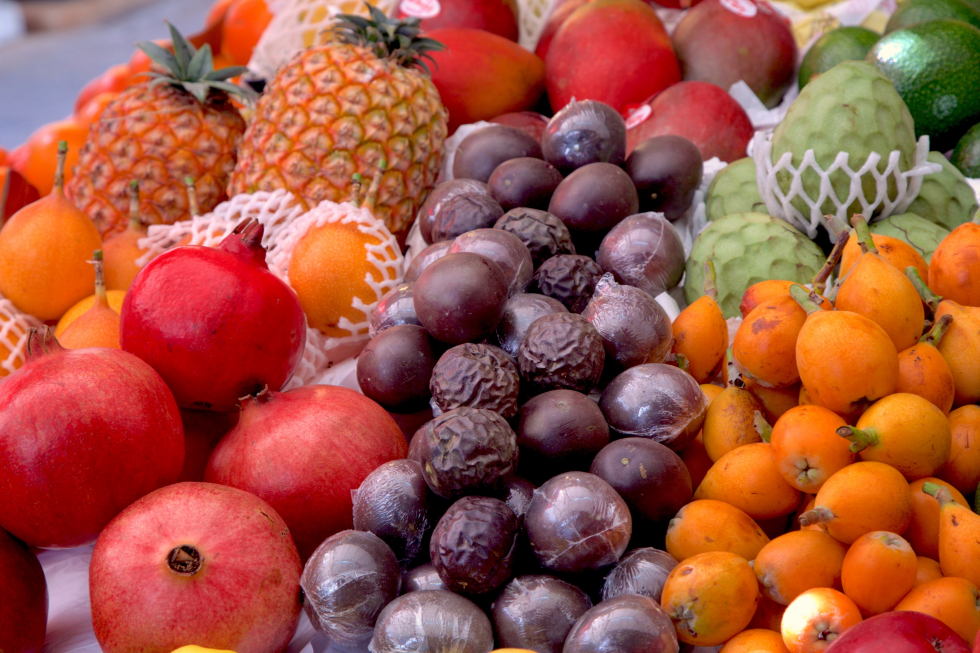
#> input picture notebooks/data/fruit.jpg, 4896 x 3264 px (shown at 1/5 size)
$ jupyter execute KMEANS.ipynb
#> lines starting #> are read from the running program, lines starting #| are printed output that depends on the picture
# KMEANS

[cell 1]
import cv2
import matplotlib.pyplot as plt
from sklearn.cluster import KMeans
import numpy as np

import cv2
import numpy as np
import matplotlib.pyplot as plt
from sklearn.cluster import KMeans

img = cv2.imread("data/fruit.jpg")
#> img is the input picture: shape (3264, 4896, 3); mean B, G, R 66.5, 84.9, 159.8

img = cv2.cvtColor(img, cv2.COLOR_BGR2RGB)

img = cv2.resize(img, (200, 200))
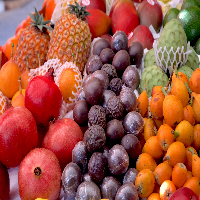
#> img: shape (200, 200, 3); mean R, G, B 159.7, 84.8, 66.4

h, w, _ = img.shape
#> h = 200; w = 200
X = img.reshape((h * w, 3))

plt.imshow(img)
plt.show()

[cell 2]
k = 4
kmeans = KMeans(n_clusters=k, random_state=42)
kmeans.fit(X)

cluster_centers

[cell 3]
img = cv2.imread("data/fruit.jpg")

img_rgb = cv2.cvtColor(img, cv2.COLOR_BGR2RGB)

img_hsv = cv2.cvtColor(img_rgb, cv2.COLOR_RGB2HSV)
#> img_hsv: shape (3264, 4896, 3); mean H, S, V 72.9, 158.1, 161.8
img_resized = cv2.resize(img_rgb, (200, 200))

h, w, _ = img_resized.shape
X = img_resized.reshape(h * w, 3)

k = 4
kmeans = KMeans(n_clusters=k, random_state=42)
kmeans.fit(X)

cluster_centers = kmeans.cluster_centers_.astype(int)

labels = kmeans.labels_
posterized_img = cluster_centers[labels].reshape(img_resized.shape)

fig, ax = plt.subplots(1, 3, figsize=(18, 6))

ax[0].imshow(img_rgb)
ax[0].set_title("Alkuperäinen kuva")
ax[0].axis('off')

ax[1].imshow(posterized_img.astype(np.uint8))
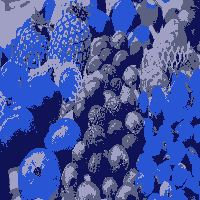
#> posterized_img: shape (200, 200, 3) int64; mean of channels 0, 1, 2 159.2, 84.5, 66.2; drawn as B, G, R
ax[1].set_title(f"Posterisoitu kuva, k={k}")
ax[1].axis('off')

color_strip = np.zeros((50, 300, 3), dtype=int)
width_per_color = 300 // k

for i, color in enumerate(cluster_centers):
    color_strip[:, i*width_per_color:(i+1)*width_per_color, :] = color

ax[2].imshow(color_strip)
ax[2].set_title(f"Värikartta, k={k}")
ax[2].axis('off')

plt.show()
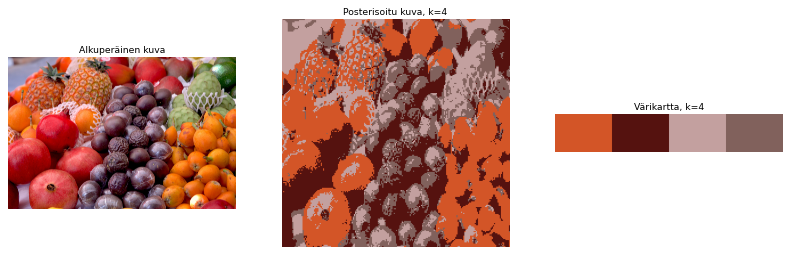
#> figure drawn by matplotlib, 3 panels
